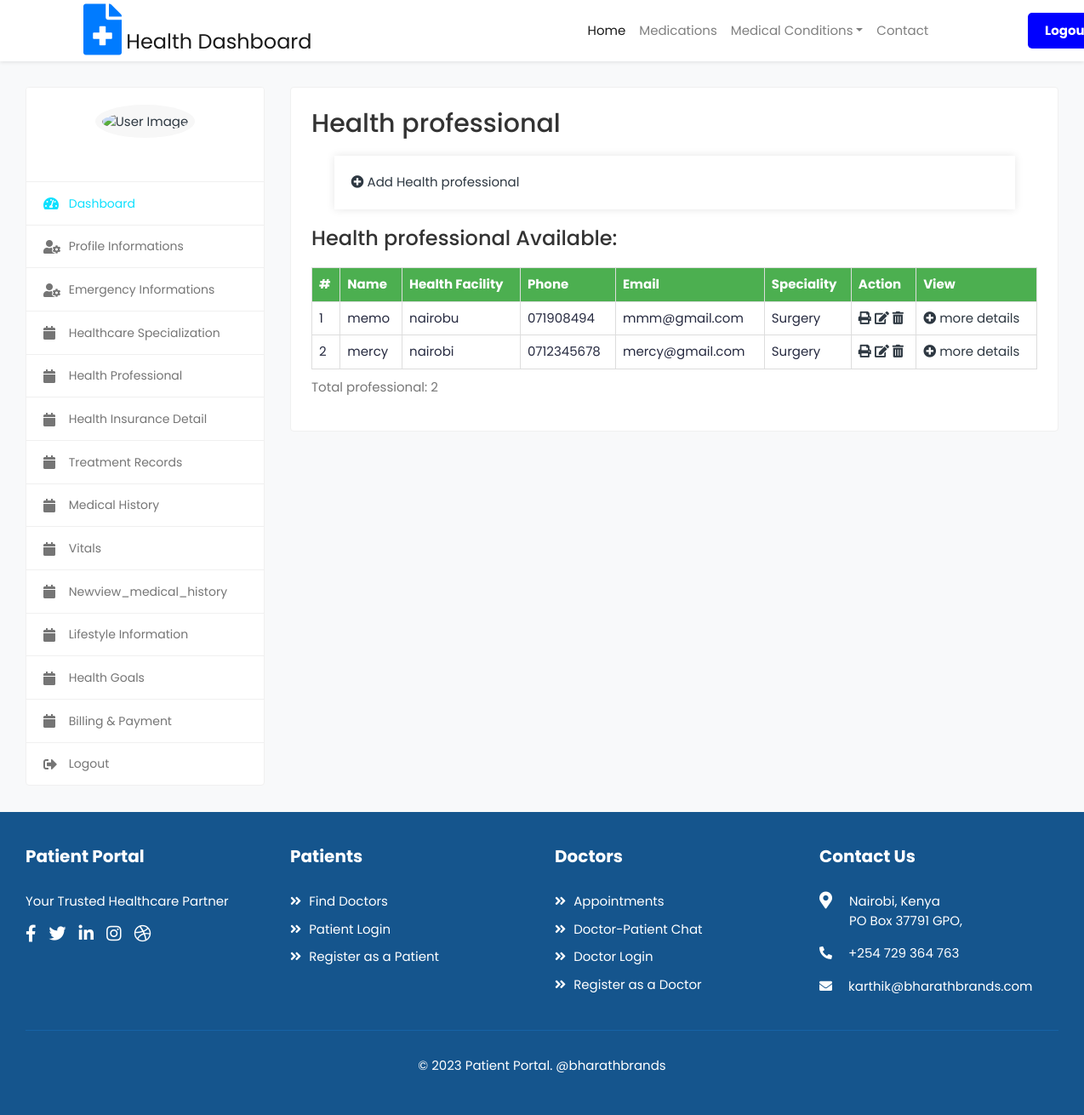
Page /healthcare_professionals/ (signed in) on the committed database.
### patientapp/models.py (models this page shows, shortened)
class HealthcareProfessional(models.Model):
    patient = models.ForeignKey(Patient, on_delete=models.CASCADE, related_name='healthcare_professionals')
    profile_image = models.ImageField(upload_to='healthcare_professionals/%Y/%m/%d/', default='default.png')
    name = models.CharField(max_length=255)
    health_facility = models.CharField(max_length=255)
    phone = models.CharField(max_length=15)
    email = models.EmailField()
    speciality = models.ForeignKey(HealthcareSpecialty, on_delete=models.CASCADE)
    address = models.TextField()
    working_hours = models.CharField(max_length=255)
    education = models.TextField()
    experience_years = models.PositiveIntegerField()
    certifications = models.TextField()
    services_offered = models.TextField()
    languages_spoken = models.TextField()
    emergency_contact = models.CharField(max_length=15)
    insurance_accepted = models.TextField()
    appointment_booking_info = models.TextField()
    patient_reviews = models.TextField()
    professional_memberships = models.TextField()
    additional_notes = models.TextField()
    class Meta:
        verbose_name = 'Healthcare Professional'
        verbose_name_plural = 'Healthcare Professionals'

class HealthcareSpecialty(models.Model):
    name = models.CharField(max_length=100)
    def __str__(self):
        return self.name
    class Meta:
        verbose_name = 'Healthcare Specialty'
        verbose_name_plural = 'Healthcare Specialties'

### patientapp/views.py (the view)
# urls.py: path('healthcare_professionals/', views.healthcare_professionals, name='healthcare_professionals'),
@login_required(login_url='login')
def healthcare_professionals(request):
    if request.user.is_authenticated:
        patient = Patient.objects.get(user=request.user)
        professionals = patient.healthcare_professionals.all()
        context = {'professionals': professionals}
        return render(request, 'speciality/healthcare_professionals.html', context)
    else:
        return redirect('login')

### templates/speciality/healthcare_professionals.html (shortened to what this page needs)
{% extends "base.html" %}
{% load static %}
{% block content %}
  <div class="content">
    <div class="container-fluid">
      <div class="row">
        {% include 'users/patientsidenav.html' %}
        <div class="col-md-7 col-lg-8 col-xl-9">
          <div class="card">
            <div class="card-body">
              <h2>Health professional</h2>
              <div class="dispaly">
                  <a href="{% url 'add_healthcare_professional' %}">
                    <i class="fas fa-plus-circle"></i> Add Health professional
                  </a>
                </div>
              <h3>Health professional Available:</h3>
              <table>
                <thead>
                  <tr>
                    <th>#</th>
                    <th>Name</th>
                    <th>Health Facility</th>
                    <th>Phone</th>
                    <th>Email</th>
                    <th>Speciality</th>
                    <th>Action</th>
                    <th>View</th>
                  </tr>
                </thead>
                <tbody>
                  {% for professional in professionals %}
                    <tr>
                      <td>{{ forloop.counter }}</td>
                      <td>{{ professional.name }}</td>
                      <td>{{ professional.health_facility }}</td>
                      <td>{{ professional.phone }}</td>
                      <td>{{ professional.email }}</td>
                      <td>{{ professional.speciality }}</td>
                      <td>
                        <a href="#" target="_blank"><i class="fas fa-print"></i></a>
                        <a href="#"><i class="fas fa-edit"></i> </a>
                        <a href="#"> <i class="fas fa-trash-alt"></i></a>
                    </td>
                      <td> <a href="#">
                        <i class="fas fa-plus-circle"></i> more details
                      </a></td>
                    </tr>
                  {% endfor %}
                </tbody>
              </table>
              <p class="counter">Total professional: {{ professionals|length }}</p>
            </div>
          </div>
        </div>
      </div>
    </div>
  </div>
{% endblock %}

### templates/speciality/healthcare_professionals.html (style rules this page uses)
.dispaly { max-width: 800px; margin: 20px auto; background-color: #fff; padding: 20px; box-shadow: 0 0 10px rgba(0, 0, 0, 0.1); }
h2, h3 { color: #333; }
table { width: 100%; border-collapse: collapse; margin-top: 20px; }
th, td { border: 1px solid #ddd; padding: 8px; text-align: left; }
th { background-color: #4caf50; color: white; }
.counter { color: #777; margin-top: 10px; }

### rows in the picture
HealthcareProfessional: name "memo", health_facility "nairobu", phone "071908494", email "mmm@gmail.com", speciality "Surgery"
HealthcareProfessional: name "mercy", health_facility "nairobi", phone "0712345678", email "mercy@gmail.com", speciality "Surgery"

### other values in the picture
{{ professionals|length }} "2"
